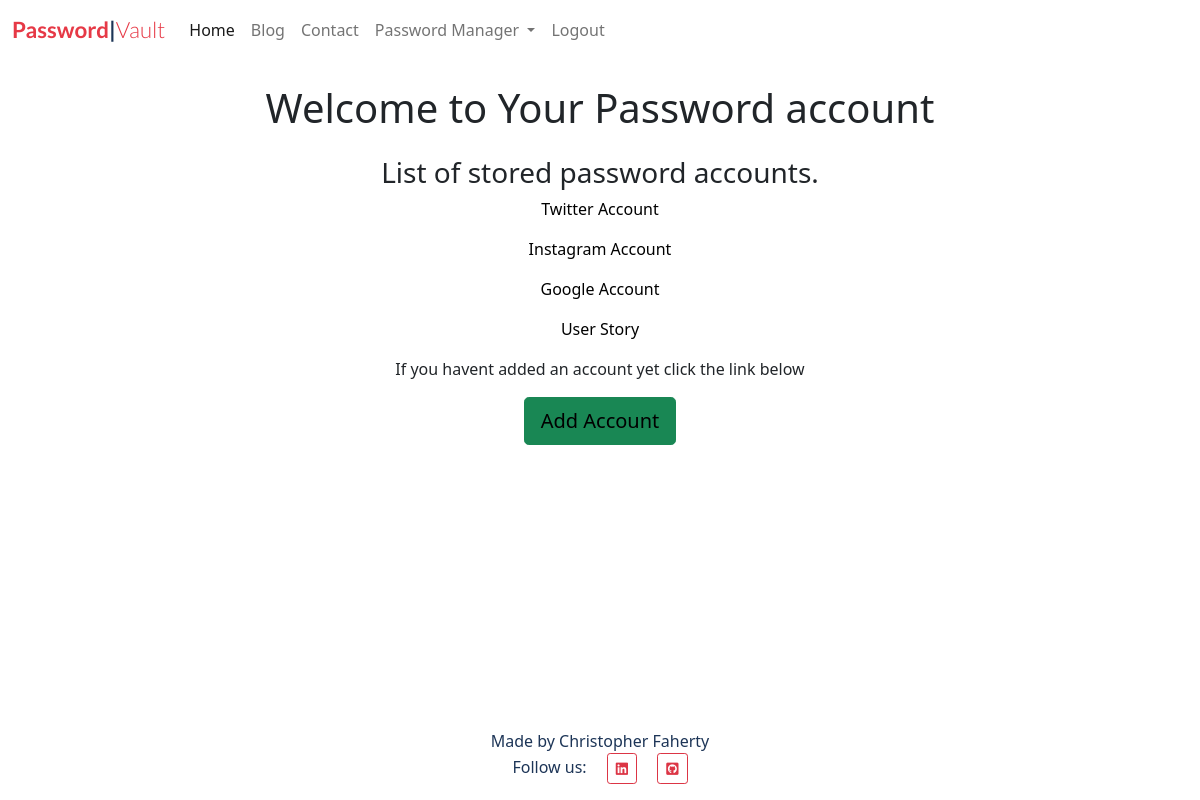
The page /view/ (signed in) on the database as committed earlier.
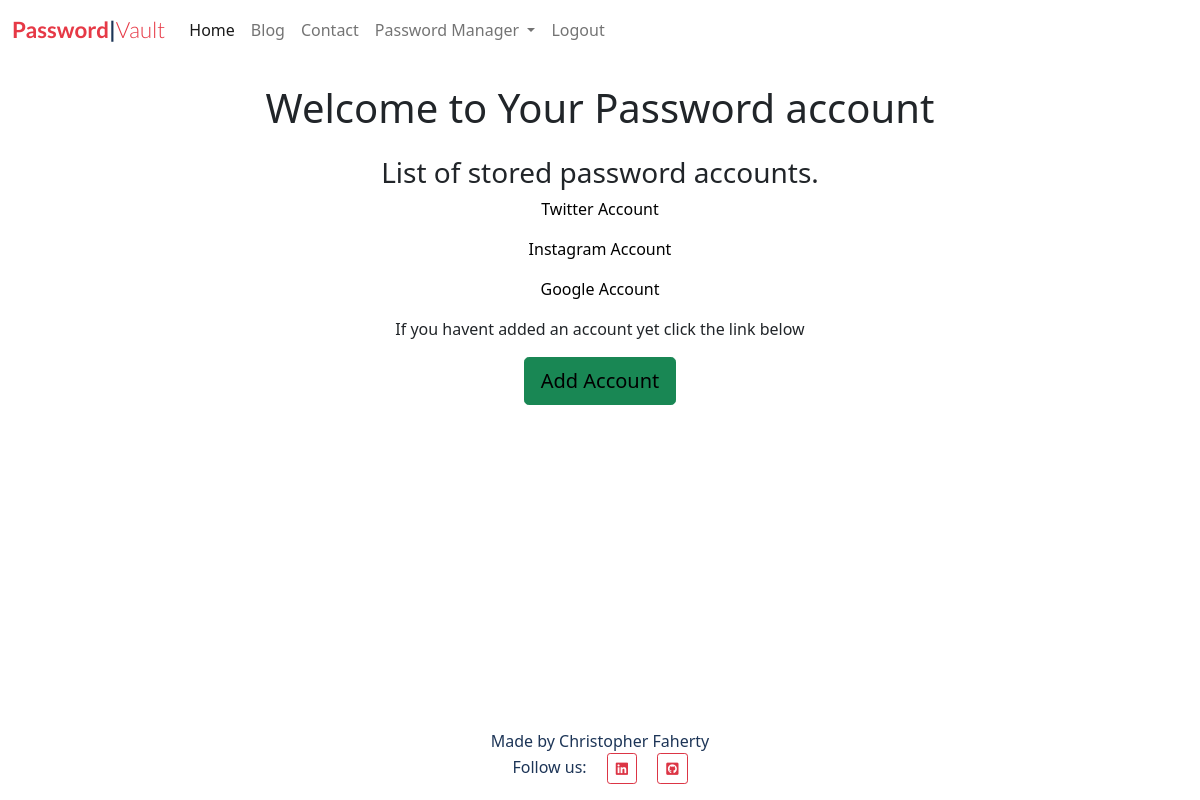
The same page on the database as committed later.
### pwmanagerapp/models.py (models this page shows, shortened)
class PwAccount(models.Model):
    user = models.ForeignKey(User, on_delete=models.CASCADE, related_name="pwaccount", null=True)
    name = models.CharField(max_length=200)
    website = models.CharField(max_length =100)
    email = models.EmailField(max_length =100)
    username = models.CharField(max_length =50)
    password = encrypt(models.CharField(max_length=50, blank=False))

### pwmanagerapp/views.py (the view)
# urls.py: path("view/", view, name="view"),
def view(request):
    return render(request, "pwmanagerapp/viewpw.html", {})

### pwmanagerapp/templates/pwmanagerapp/viewpw.html (shortened to what this page needs)
{% extends "base.html" %}
{% block content %}
<div class="mx-auto my-4 text-center">
    <h1>Welcome to Your Password account</h1>
</div>
<div class="container text-center">
    <h3>List of stored password accounts.</h3>
    {% for pw in user.pwaccount.all %}
	    <p><a href="{% url 'index' pw.id %}">{{ pw.name }}</a></p>
    {% endfor %}
    <p>If you havent added an account yet click the link below</p>
    <button type="button" class="btn btn-success btn-lg"><a href="{% url 'create' %}">Add Account</a></button>
</div>
{% endblock %}

Rows that differ between the two databases and show on the page:
removed PwAccount: name "User Story"
